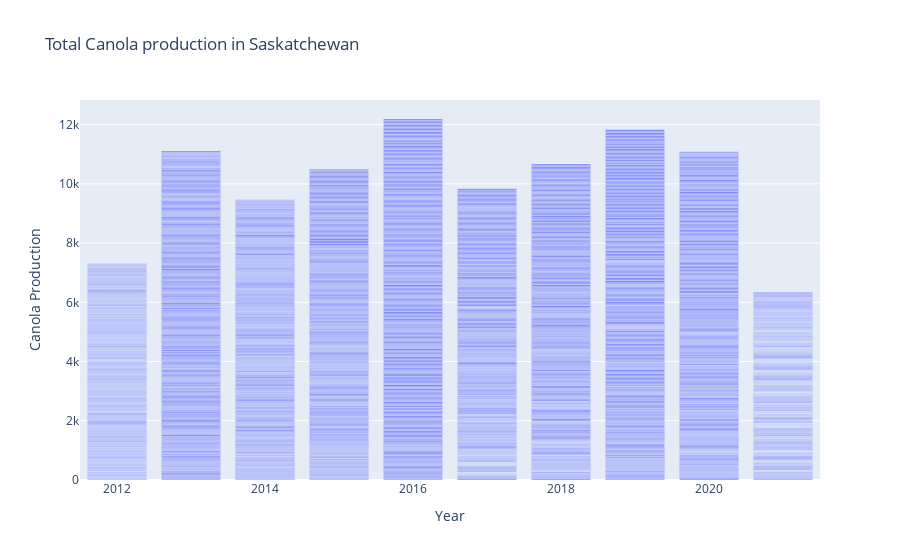
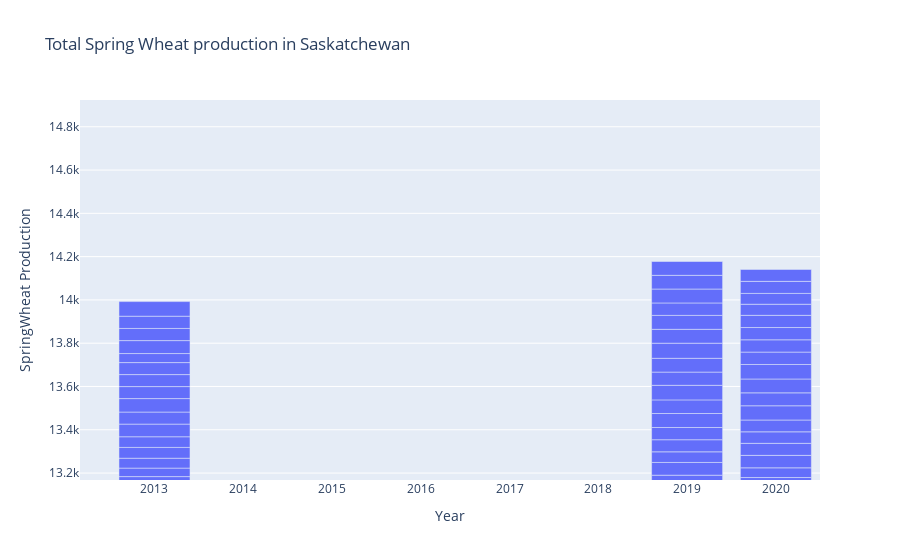

The cell these charts' notebook holds for them, in order:
### Code cell
#Now lets make some plots

import plotly.express as px

fig = px.bar(df, x='Year', y='Canola',
             labels={
                     "Canola": "Canola Production"},
                title="Total Canola production in Saskatchewan")
fig.show()

fig = px.bar(df, x='Year', y='SpringWheat', 
             labels={
                     "SpringWheat": "SpringWheat Production" ,
                 },
                title="Total Spring Wheat production in Saskatchewan")
fig.show()

### Figure 1 — Plotly figure (JSON) as saved in the notebook; plotly's stock layout.template omitted (floating-point values rounded to 4 significant figures; data arrays with more than 128 entries replaced by an {"elided": "..."} marker saying what was removed)
{"data": [{"alignmentgroup": "True", "hovertemplate": "Year=%{x}<br>Canola Production=%{y}<extra></extra>", "legendgroup": "", "marker": {"color": "#636efa", "pattern": {"shape": ""}}, "name": "", "offsetgroup": "", "orientation": "v", "showlegend": false, "textposition": "auto", "type": "bar", "x": {"elided": "2950 int values"}, "xaxis": "x", "y": {"elided": "2950 float values"}, "yaxis": "y"}], "layout": {"autosize": true, "barmode": "relative", "legend": {"tracegroupgap": 0}, "title": {"text": "Total Canola production in Saskatchewan"}, "xaxis": {"anchor": "y", "autorange": true, "domain": [0, 1], "range": [2012.0, 2022.0], "title": {"text": "Year"}, "type": "linear"}, "yaxis": {"anchor": "x", "autorange": true, "domain": [0, 1], "range": [0, 12830.0], "title": {"text": "Canola Production"}, "type": "linear"}}}

### Figure 2 — Plotly figure (JSON) as saved in the notebook; plotly's stock layout.template omitted (floating-point values rounded to 4 significant figures; data arrays with more than 128 entries replaced by an {"elided": "..."} marker saying what was removed)
{"data": [{"alignmentgroup": "True", "hovertemplate": "Year=%{x}<br>SpringWheat Production=%{y}<extra></extra>", "legendgroup": "", "marker": {"color": "#636efa", "pattern": {"shape": ""}}, "name": "", "offsetgroup": "", "orientation": "v", "showlegend": false, "textposition": "auto", "type": "bar", "x": {"elided": "2950 int values"}, "xaxis": "x", "y": {"elided": "2950 float values"}, "yaxis": "y"}], "layout": {"autosize": true, "barmode": "relative", "dragmode": "zoom", "legend": {"tracegroupgap": 0}, "title": {"text": "Total Spring Wheat production in Saskatchewan"}, "xaxis": {"anchor": "y", "autorange": false, "domain": [0, 1], "range": [2012.0, 2020.0], "showspikes": false, "title": {"text": "Year"}, "type": "linear"}, "yaxis": {"anchor": "x", "autorange": false, "domain": [0, 1], "range": [13170.0, 14920.0], "showspikes": false, "title": {"text": "SpringWheat Production"}, "type": "linear"}}}
